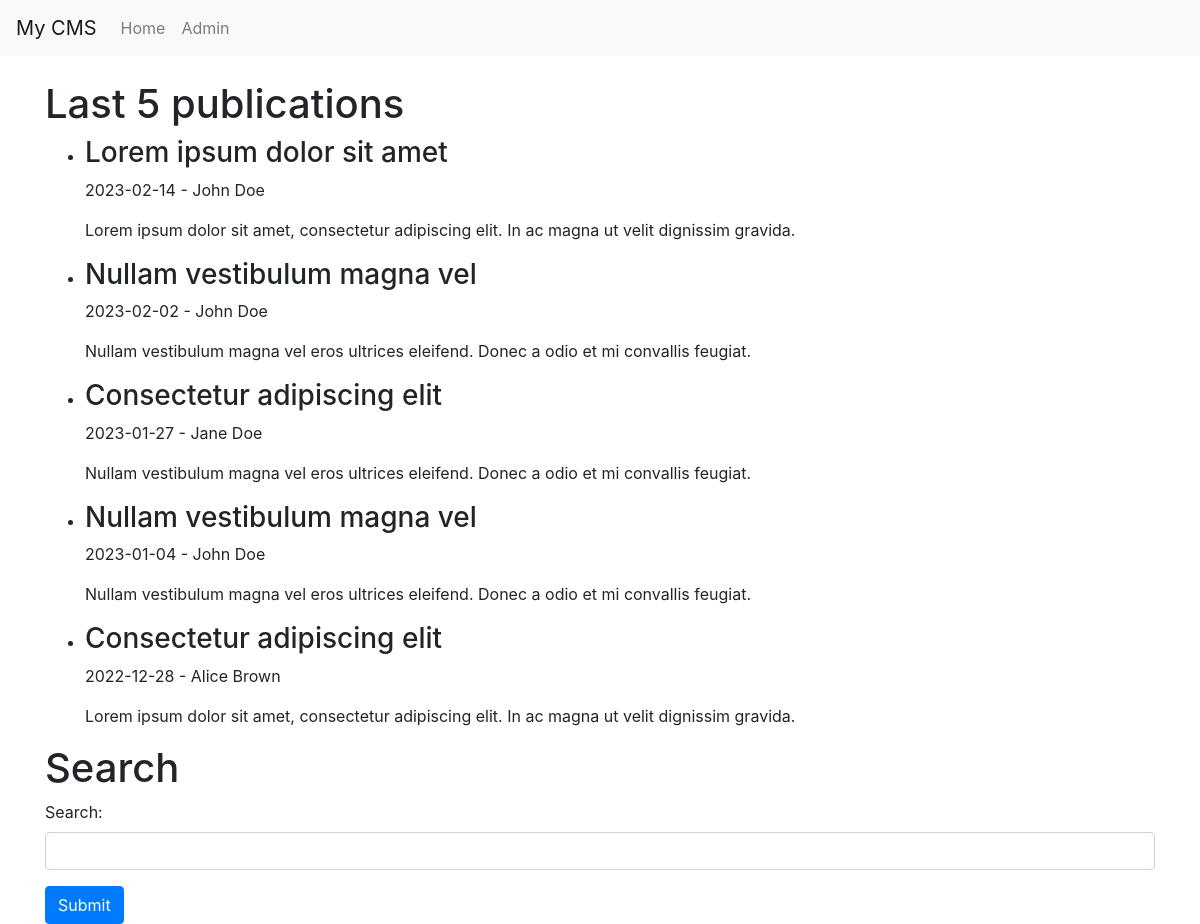
Before: / with the older database file.
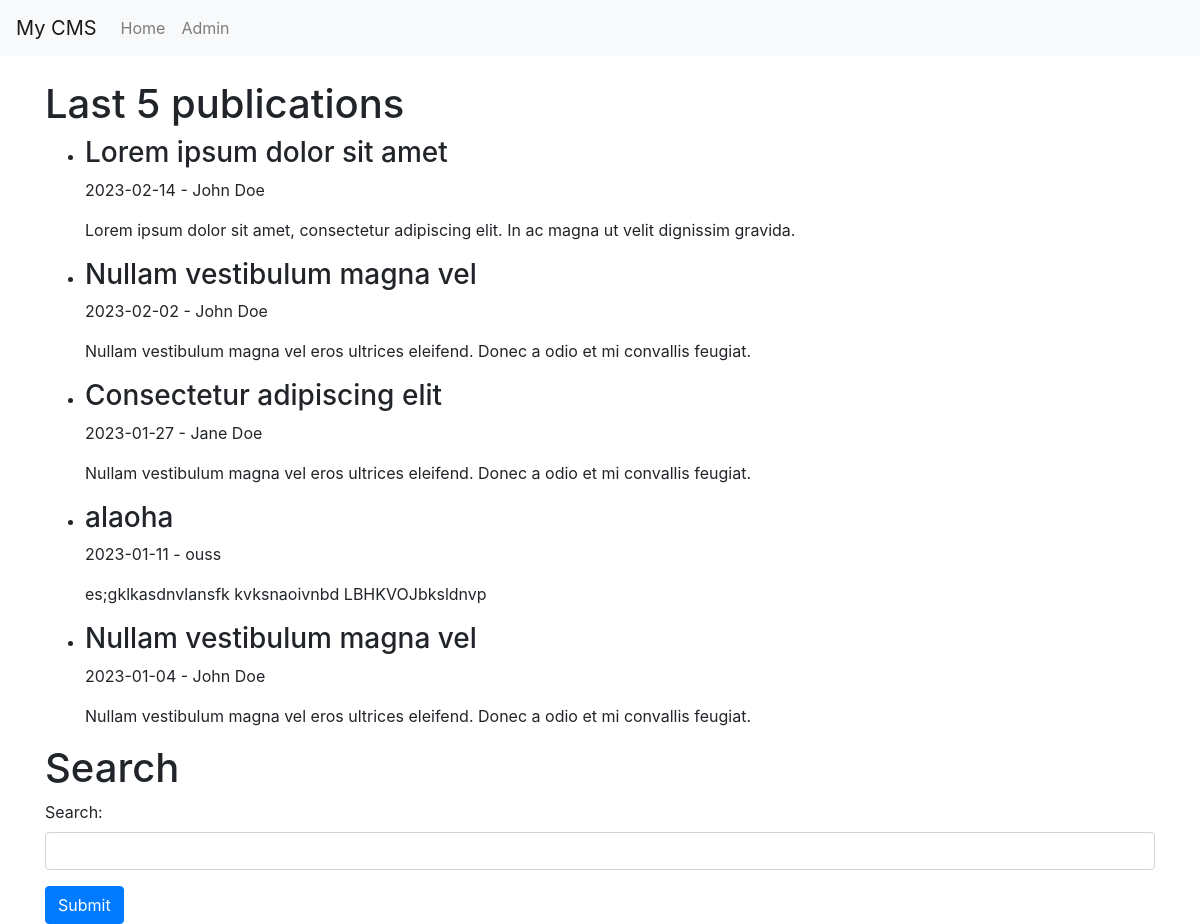
After: the same page with the newer database file.
### tables this page shows
CREATE TABLE article (
  id integer primary key,
  titre varchar(100),
  identifiant varchar(50),
  auteur varchar(100),
  date_publication text,
  paragraphe varchar(500)
);

### app.py (the view)
@app.route('/')
def home():
    conn = sqlite3.connect('db/infoArticle.db')
    c = conn.cursor()
    today = datetime.date.today().isoformat()
    c.execute("SELECT * FROM article WHERE date_publication <= ? ORDER BY date_publication DESC LIMIT 5", (today,))
    publications = c.fetchall()
    conn.close()
    return render_template('home.html', publications=publications)

### templates/home.html
{% extends "base.html" %}
{% block content %}
    <h1>Last 5 publications</h1>
    <ul>
        {% for publication in publications %}
            <li>
                <h3>{{ publication[1] }}</h3>
                <p>{{ publication[4] }} - {{ publication[3] }}</p>
                <p>{{ publication[5] }}</p>
            </li>
        {% endfor %}
    </ul>
    <h1>Search</h1>
    <form action="{{ url_for('search') }}">
        <div class="form-group">
            <label for="search">Search:</label>
            <input type="text" class="form-control" id="search" name="q" required>
        </div>
        <button type="submit" class="btn btn-primary">Submit</button>
    </form>
{% endblock %}

### templates/base.html (shortened to what this page needs)
<!DOCTYPE html>
<html>
<head>
    <link rel="stylesheet" href="https://stackpath.bootstrapcdn.com/bootstrap/4.4.1/css/bootstrap.min.css">
</head>
<body>
<nav class="navbar navbar-expand-lg navbar-light bg-light">
    <a class="navbar-brand" href="/">My CMS</a>
    <div class="collapse navbar-collapse" id="navbarNav">
        <ul class="navbar-nav me-auto mb-2 mb-md-0">
            <li class="nav-item">
                <a class="nav-link" href="{{ url_for('home') }}">Home</a>
            </li>
            <li class="nav-item">
                <a class="nav-link" href="{{ url_for('admin') }}">Admin</a>
            </li>
        </ul>
    </div>
</nav>
<div class="container mt-4">
    {% block content %}{% endblock %}
</div>
</body>
</html>

Changed rows visible on the page:
no longer on this page (row unchanged): article: titre "Consectetur adipiscing elit", date_publication "2022-12-28", auteur "Alice Brown", paragraphe "Lorem ipsum dolor sit amet, consectetur adipiscing elit. In ac magna ut velit dignissim gravida."
added article: titre "alaoha", date_publication "2023-01-11", auteur "ouss", paragraphe "es;gklkasdnvlansfk kvksnaoivnbd LBHKVOJbksldnvp"
